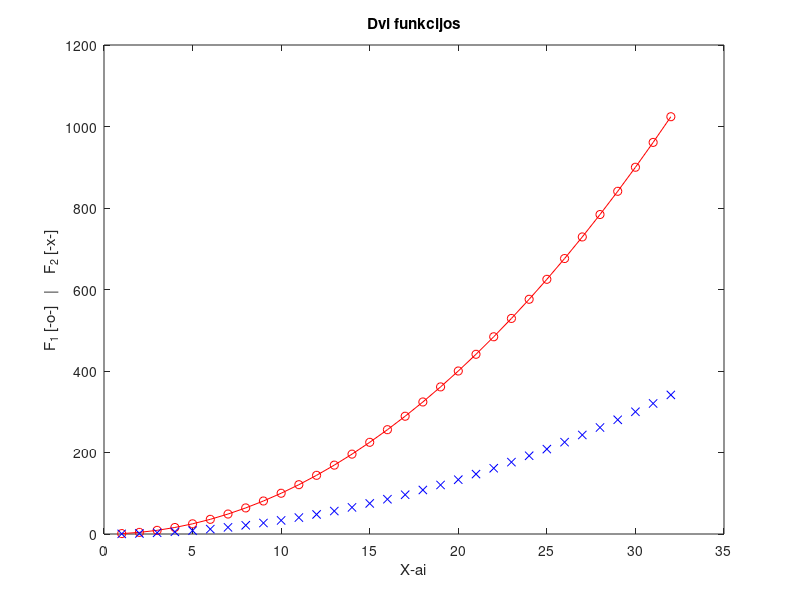

This chart was generated by the following MATLAB code:
% Agne Banitauskaite
% EEf-25/2
% 2026/09/08
%
% Paprastas skriptas
%

x = 1:32;
y = x.^2;

plot(x, y, 'o-r', x, y/3, 'xb')
title('Dvi funkcijos')
xlabel('X-ai')
ylabel('F_1 [-o-]   |    F_2 [-x-]')
